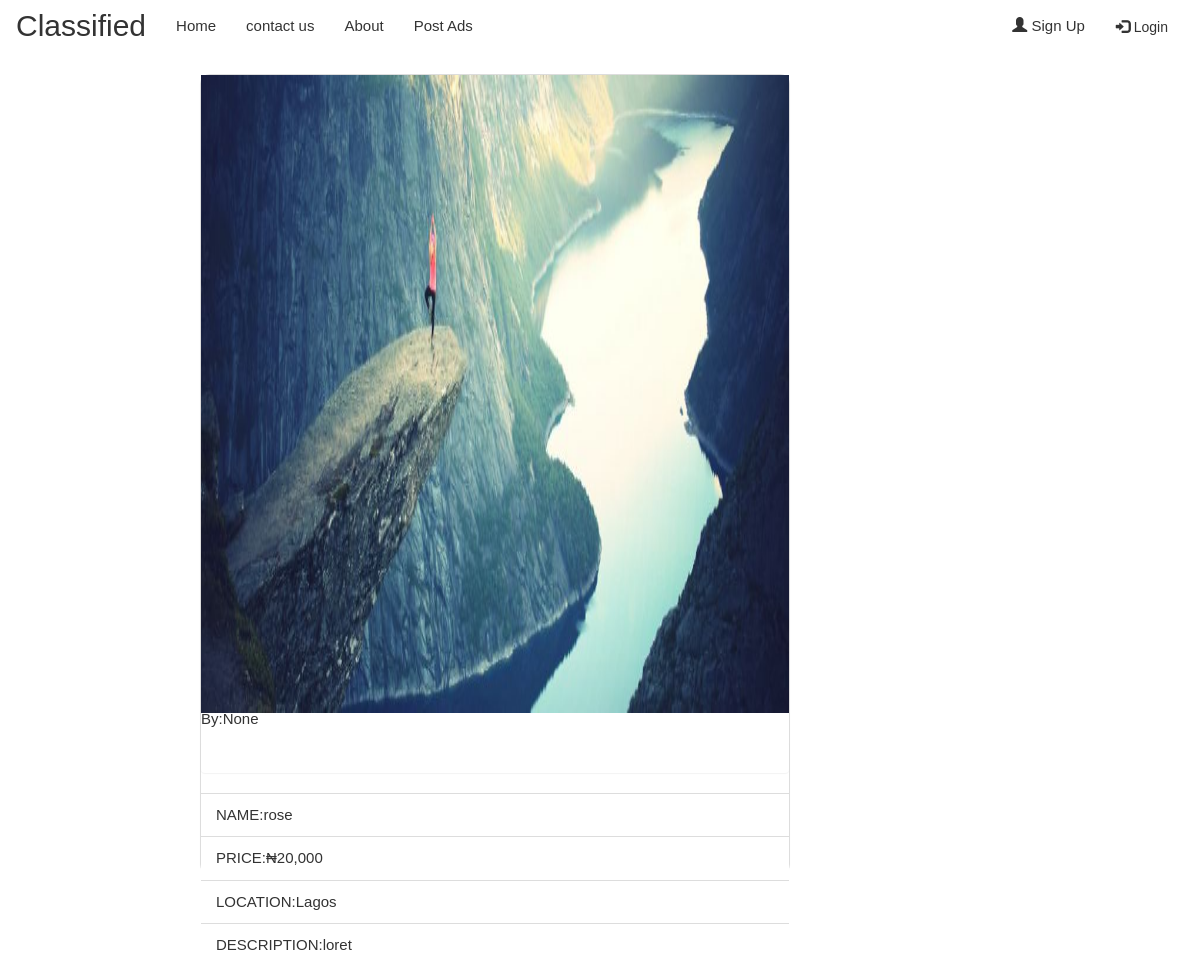
/6/, run on the app's committed database.
### myappl/models.py (models this page shows, shortened)
class Ads(models.Model):
    name=models.CharField(max_length=300)
    text=models.TextField()
    phone=models.CharField(max_length=200)
    price=models.CharField(max_length=200,blank=True)
    picture=models.FileField(null=True,blank=False,upload_to='media')
    location=models.ForeignKey('Location')
    category=models.ForeignKey('Category')
    user=models.ForeignKey(User,blank=True,null=True)
    timestamp = models.DateTimeField(auto_now=False, auto_now_add=True)
    class Meta:
        ordering = ['-timestamp']
        verbose_name = 'ads'
        verbose_name_plural = 'ads'

class Location(models.Model):
    name=models.CharField(max_length=200)
    def __unicode__(self):
        return self.name

### myappl/views.py (the view)
# urls.py: url(r'^(?P<id>\d+)/$',views.post_detail,name='details'),
def post_detail(request,id):
    queryset = get_object_or_404(Ads, id=id)
    context={
        'post':queryset,
    }
    return render(request,'details.html',context)

### templates/details.html (shortened to what this page needs)
<!DOCTYPE html>
{%load static%}
<html lang="en">
<head>
     <link rel="stylesheet" href="{% static 'css/bootstrap.min.css' %}">
      <link rel="stylesheet" href="{% static 'css/w3.css' %}">
</head>
<body>
<nav class="navbar" data-spy="affix" data-offset-top="197">
  <div class="container-fluid">
    <div class="navbar-header">
      <a class="navbar-brand" href="#" style="font-size:30px;" >Classified</a>
    </div>
    <div>
      <div class="collapse navbar-collapse" id="myNavbar">
        <ul class="nav navbar-nav">
          <li><a href="{% url 'index'%}">Home</a></li>
          <li><a href="#">contact us</a></li>
          <li><a href="#">About</a></li>
            <li><a href="{%url 'post'%}">Post Ads </a></li>
        </ul>
          {% if request.user.is_authenticated%}
                <ul class="nav navbar-nav navbar-right">
           <li><a href="{% url 'base' %}" >{{user.username}}<span class="glyphicon glyphicon-user"></span> </a></li>
           <li><a href="{%url 'logout'%}"><span class="glyphicon glyphicon-log-out"></span> Logout</a></li>
    </ul>
          {%else%}
           <ul class="nav navbar-nav navbar-right">
           <li><a href="{%url 'signup'%}" ><span class="glyphicon glyphicon-user"></span> Sign Up</a></li>
           <li><a  class="btn" data-toggle="modal" data-target="#myModal"><span class="glyphicon glyphicon-log-in"></span> Login</a></li>
    </ul>
          {%endif%}
      </div>
    </div>
  </div>
</nav>
<div class="row">
<div class="col-md-8">
<div class="panel panel-default" style=" margin-left:200px;
height:100vh;border-radius:10px;">
  <a  class="responsive-img"><img src="/media/{{post.picture}}"    width="100%" height="80%" alt="Generic placeholder thumbnail"></a>
    <p>By:{{post.user}}</p>
    <div class="panel panel-body">
        </div>
<ul class="list-group">
<li class="list-group-item">NAME:{{post.name}}</li>
<li class="list-group-item">PRICE:₦{{post.price}}</li>
<li class="list-group-item">LOCATION:{{post.location}}</li>
 <li class="list-group-item">DESCRIPTION:{{post.text}}</li>
</ul>
</div>
</div>
</div>
</body>
</html>

### myappl/static/css/w3.css (style rules this page uses)
html { -ms-text-size-adjust:100%;-webkit-text-size-adjust:100% }
body { margin:0 }
article,aside,details,figcaption,figure,footer,header,hgroup,main,menu,nav,section,summary { display:block }
a { -webkit-tap-highlight-color:transparent;background-color:transparent }
img { border:0 }
html,body { font-family:Verdana,sans-serif;font-size:15px;line-height:1.5 }
img { margin-bottom:-5px }
a { color:inherit }

### data on the page
Ads: picture (picture), user "None", name "rose", price "20,000", location "Lagos", text "loret"
